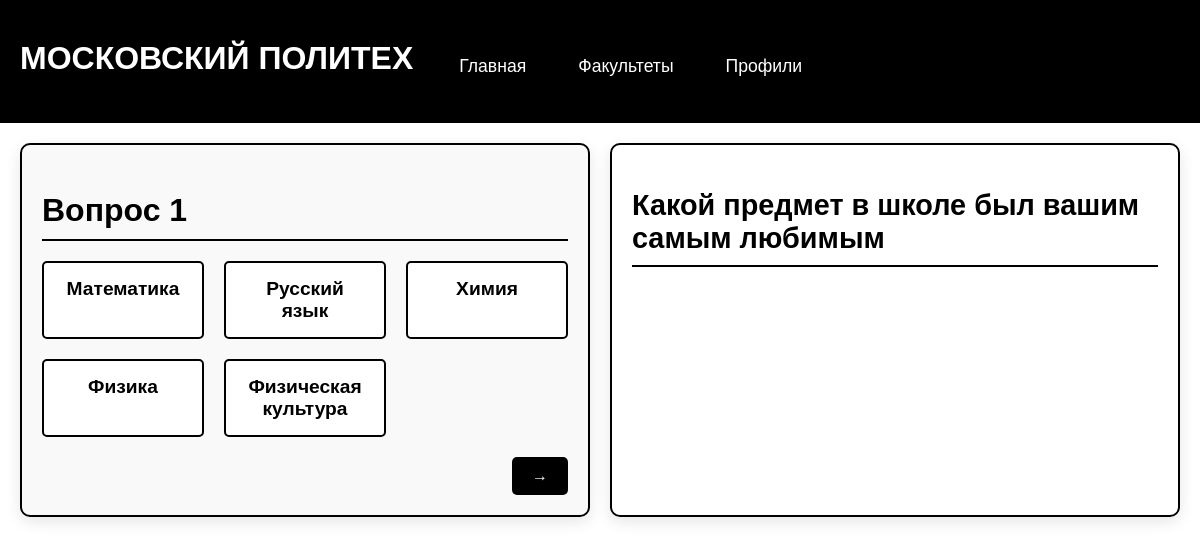
/test/11/, run on the app's committed database.
### questions/models.py (models this page shows, shortened)
class Question(models.Model):
    is_first_question = models.BooleanField(default=False)
    number = models.PositiveIntegerField(default=0)
    body = models.TextField()
    created_at = models.DateTimeField(auto_now_add=True)

class Answer(models.Model):
    question = models.ForeignKey(Question, on_delete=models.CASCADE, related_name="answers")
    text = models.TextField(max_length=255)
    next_question = models.ForeignKey(Question, on_delete=models.SET_NULL, null=True, blank=True,
                                      related_name="previous_answers")
    recommend_profile = models.ForeignKey(Profile, on_delete=models.SET_NULL, null=True, blank=True,
                                            related_name='related_answers')

### questions/views.py (the view)
# urls.py: path('<int:question_id>/', views.test_view, name='test'),
def test_view(request, question_id):
    question = Question.objects.get(id=question_id)
    answers = question.answers.all()
    context = {
        'title': f'Вопрос №{question.number}',
        'question': question,
        'answers': answers,
    }
    return render(request, 'questions/question_page.html', context)

### templates/questions/question_page.html (shortened to what this page needs)
{% load static %}
<!DOCTYPE html>
<html lang="en">
<head>
    <link rel="stylesheet" href="{% static 'question_page.css' %}">
</head>
<body>
    <header class="header">
        <div class="container">
            <h1 class="header__title">Московский Политех</h1>
            <nav class="header__nav">
                <a href="/" class="nav__link">Главная</a>
                <a href="{% url 'profiles:faculties_list' %}" class="nav__link">Факультеты</a>
                <a href="{% url 'profiles:profiles_list' %}" class="nav__link">Профили</a>
            </nav>
        </div>
    </header>
    <div class="container">
        <div class="question-block">
            <h2>Вопрос {{question.number}}</h2>
            <div class="answers">
                {% for answer in answers %}
                <div class="answer">
                    {%if answer.next_question %}
                    <a href="{% url 'test:test' answer.next_question.id %}">{{answer.text}}</a>
                    {%else%}
                    <a href="{% url 'test:result' answer.recommend_profile.id %}">{{answer.text}}</a>
                    {%endif%}
                </div>
                {% endfor %}
            </div>
            <div class="next-btn">
                <a href="#">→</a>
            </div>
        </div>
        <div class="info-block">
            <h2>{{question.body}}</h2>
        </div>
    </div>
</body>
</html>

### static/question_page.css (style rules this page uses)
body { margin: 0; font-family: Arial, sans-serif; background-color: #fff; color: #000; }
.container { max-width: 1200px; margin: 0 auto; padding: 20px; display: flex; flex-wrap: wrap; gap: 20px; }
.header { background-color: #000; color: #fff; padding: 20px 0; text-align: center; }
.header__title { font-size: 2.5em; margin: 0; text-transform: uppercase; }
.question-block { flex: 1; padding: 20px; border: 2px solid #000; border-radius: 10px; background-color: #f9f9f9; box-shadow: 0 5px 15px rgba(0, 0, 0, 0.1); }
.question-block h2 { font-size: 2em; margin-bottom: 20px; border-bottom: 2px solid #000; padding-bottom: 10px; }
.answers { display: grid; grid-template-columns: repeat(auto-fit, minmax(150px, 1fr)); gap: 20px; margin-bottom: 20px; }
.answer { text-align: center; padding: 15px; border: 2px solid #000; border-radius: 5px; background-color: #fff; font-size: 1.2em; font-weight: bold; transition: transform 0.3s, background-color 0.3s; cursor: pointer; }
.answer a { text-decoration: none; color: inherit; display: block; }
.next-btn { text-align: right; }
.next-btn a { display: inline-block; padding: 10px 20px; font-size: 1em; font-weight: bold; text-transform: uppercase; color: #fff; background-color: #000; border-radius: 5px; text-decoration: none; transition: background-color 0.3s; }
.info-block { flex: 1; padding: 20px; border: 2px solid #000; border-radius: 10px; background-color: #fff; box-shadow: 0 5px 15px rgba(0, 0, 0, 0.1); }
.info-block h2 { font-size: 1.8em; margin-bottom: 20px; border-bottom: 2px solid #000; padding-bottom: 10px; }
.header { background-color: #000; padding: 20px 0; }
.header__title { margin: 0; font-size: 2rem; text-align: center; color: #fff; }
.header__nav { display: flex; justify-content: center; margin-top: 10px; }
.nav__link { color: #fff; text-decoration: none; font-size: 1.1rem; margin: 0 15px; padding: 5px 10px; border: 1px solid transparent; transition: border-color 0.3s ease, background-color 0.3s ease; }

### data on the page
Question: number "1", body "Какой предмет в школе был вашим самым любимым"
Answer: text "Математика"
Answer: text "Русский язык"
Answer: text "Химия"
Answer: text "Физика"
Answer: text "Физическая культура"
